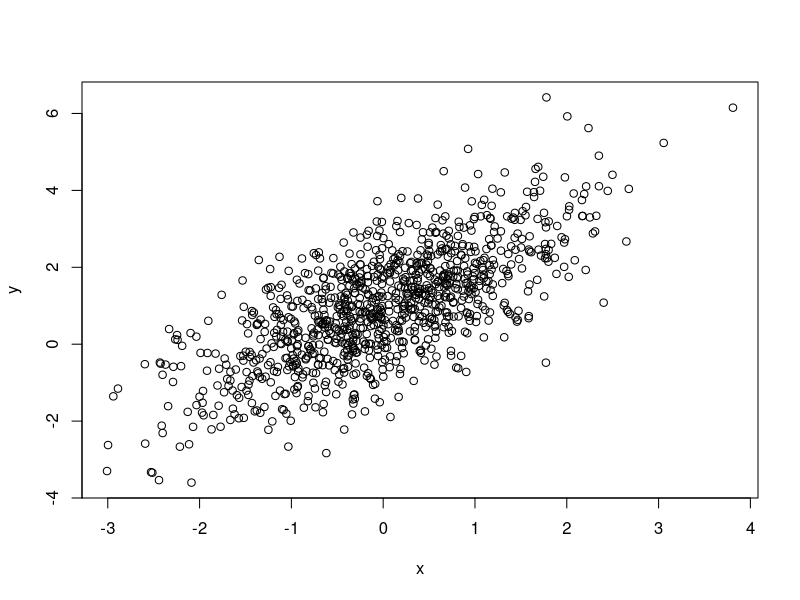
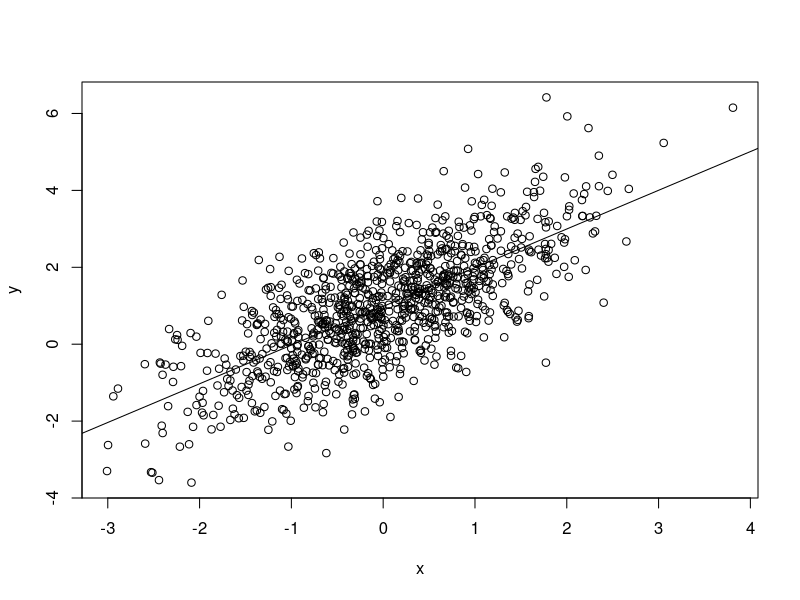
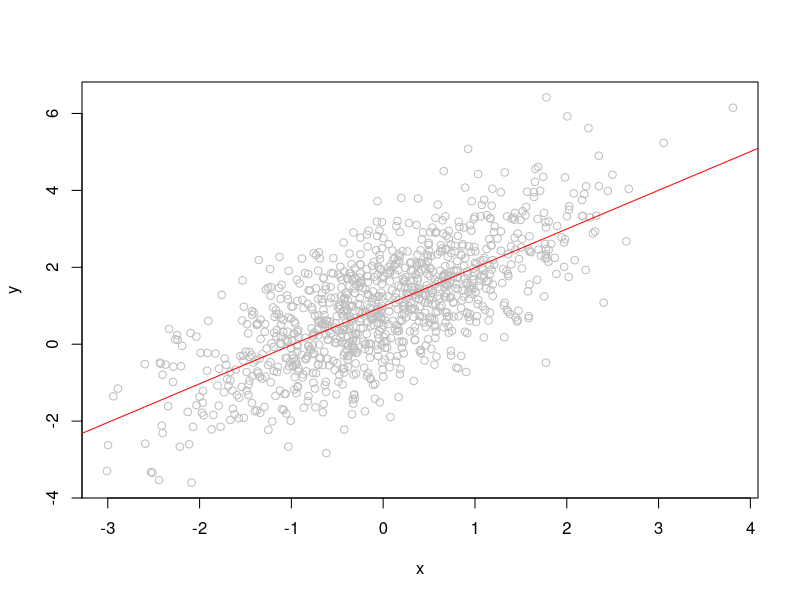
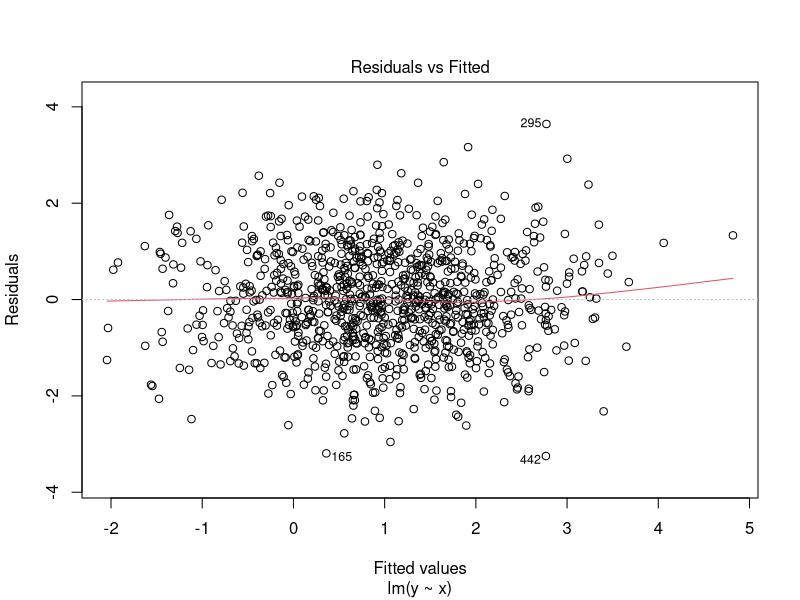
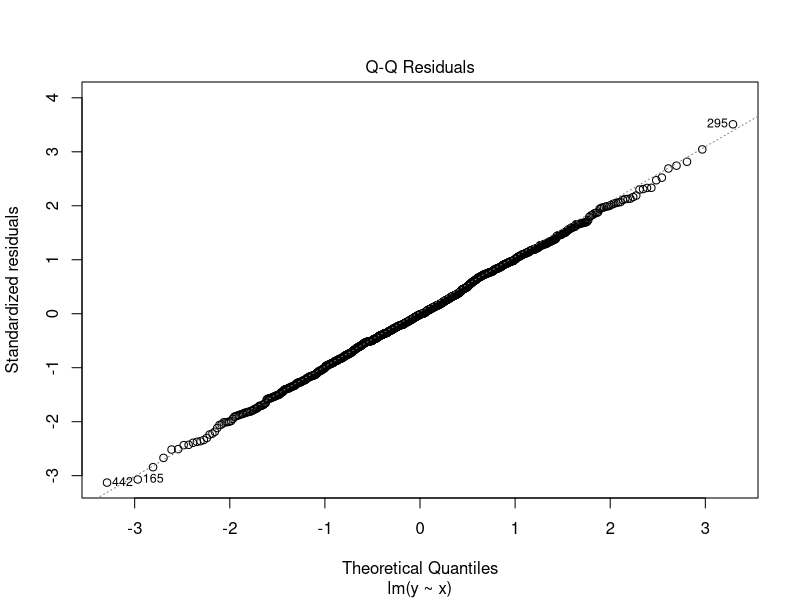
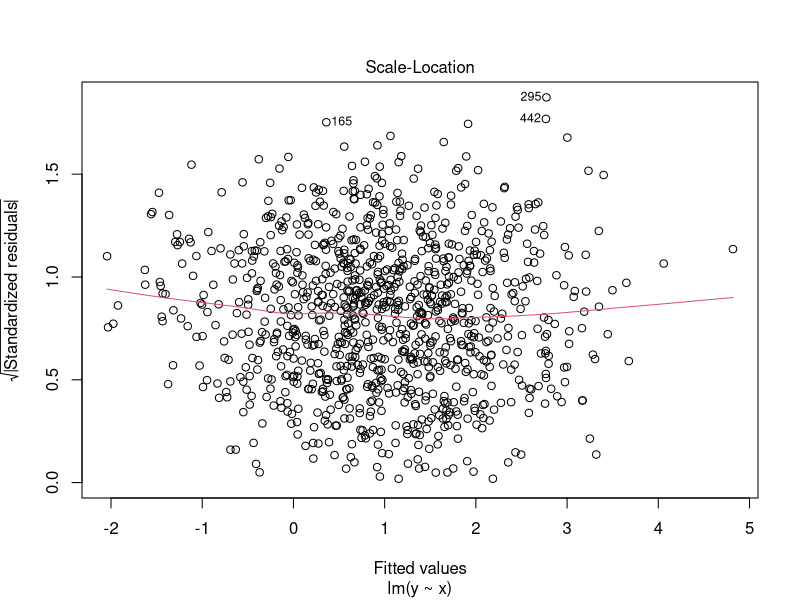
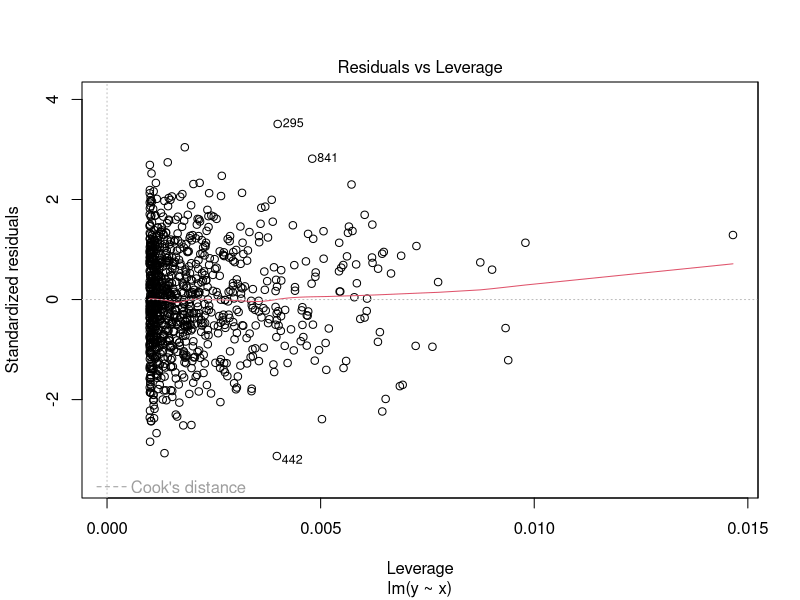
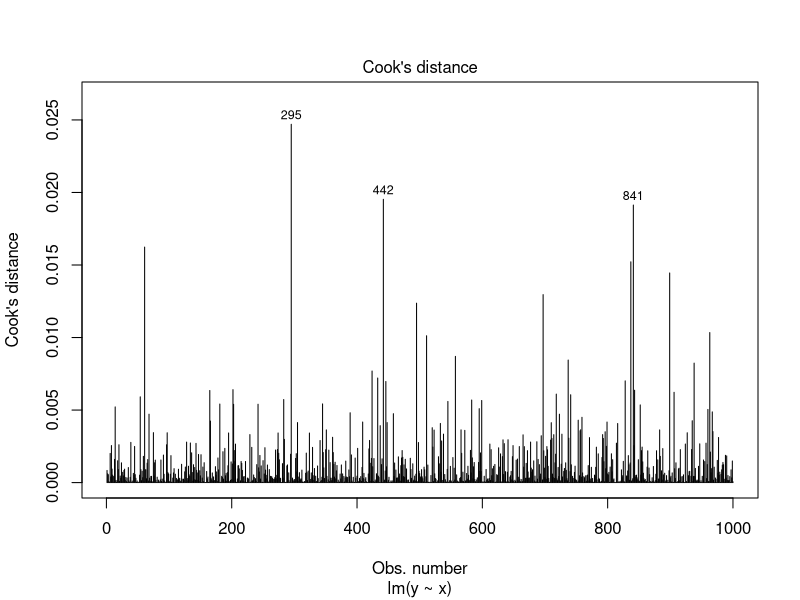

R code for these plots, in order:
#' # Regression-related plotting #
#'
#' R's graphical capabilities are very strong. This is particularly helpful when deal with regression.
#'
#' If we have a regression model, there are a number of ways we can plot the relationships between variables.
#' We can also use plots for checking model specification and assumptions.
#'
#' Let's start with a basic bivariate regression:
set.seed(1)
x <- rnorm(1000)
y <- 1 + x + rnorm(1000)
ols1 <- lm(y~x)
#'
#' The easiest plot we can draw is the relationship between y and x.
plot(y~x)
#' We can also add a line representing this relationship to the plot.
#' To get the coefficients from the model, we can use `coef`:
coef(ols1)
#' We can then use those coefficients in the line-plotting function `abline`:
plot(y~x)
abline(a=coef(ols1)[1], b=coef(ols1)[2])
#'
#' We can specify "graphical parameters" in both `plot` and `abline` to change the look.
#' For example, we could change the color:
plot(y~x, col='gray')
abline(a=coef(ols1)[1], b=coef(ols1)[2], col='red')
#'
#' We can also use `plot` to extract several diagnostics for our model.
#' Almost all of these help us to identify outliers or other irregularities.
#' If we type:
plot(ols1)
#' We are given a series of plots describing the model. We can also see two other plots that are not displayed by default.
#' To obtain a given plot, we use the `which` parameter inside `plot`:
plot(ols1, which=4)
#' (1) A residual plot
#' (2) A Quantile-Quantile plot to check the distribution of our residuals
#' (3) A scale-location plot
#' (4) Cook's distance, to identify potential outliers
#' (5) A residual versus leverage plot, to identify potential outliers
#' (6) Cook's distance versus leverage plot
#'
#' Besides the default `plot(ols1, which=1)` to get residuals, we can also plot residuals manually:
plot(ols1$residuals ~ x)
#' We might want to do this to check whether another variable should be in our model:
x2 <- rnorm(1000)
plot(ols1$residuals ~ x2)
#' Obviously, in this case `x2` doesn't belong in the model.
#' Let's see a case where the plot would help us:
y2 <- x + x2 + rnorm(1000)
ols2 <- lm(y2 ~ x)
plot(ols2$residuals ~ x2)
#' Clearly, `x2` is strongly related to our residuals, so it belongs in the model.
#'
#'
#' We can also use residuals plots to check for nonlinear relationships (i.e., functional form):
y3 <- x + (x^2) + rnorm(1000)
ols3 <- lm(y3 ~ x)
plot(ols3$residuals ~ x)
#' Even though `x` is in our model, it is not in the correct form.
#' Let's try fixing that and see what happens to our plot:
ols3b <- lm(y3 ~ x + I(x^2))
#' Note: We need to use the `I()` operator inside formulae in order to have R generate the `x^2` variable!
#' Note (continued): This saves us from having to defined a new variable: `xsq <- x^2` and then running the model.
plot(ols3b$residuals ~ x)
#' Clearly, the model now incorporates `x` in the correct functional form.
#'
#' Of course, if we had plotted our data originally:
plot(y3 ~ x)
#' We would have seen the non-linear relationship and could have skipped the incorrect model entirely.
#'
#'
#' Residual plots can also show heteroskedasticity
x3 <- runif(1000,1,10)
y4 <- (3*x3) + rnorm(1000,0,x3)
ols4 <- lm(y4 ~ x3)
plot(ols4$residuals ~ x3)
#' Here we see that `x3` is correctly specified in the model. There is no relationship between `x3` and `y4`.
#' But, the variance of the residuals is much higher at higher levels of `x3`.
#' We might need to rely on a different estimate of our regression SEs than the default provided by R.
#' And, again, this is a problem we could have identified by plotting our original data:
plot(y4 ~ x3)
#'
#'
#' ## Multivariate OLS plotting ##
#'
#' If our model has more than one independent variable, these plotting tools all still work.
set.seed(1)
x5 <- rnorm(1000)
z5 <- runif(1000,1,5)
y5 <- x5 + z5 + rnorm(1000)
ols5 <- lm(y5 ~ x5 + z5)
#' We can see all six of our diagnostic plots:
plot(ols5, 1:6)
#' We can plot our outcome against the input variables:
plot(y5 ~ x5)
plot(y5 ~ z5)
#' We can see residual plots:
plot(ols5$residuals ~ x5)
plot(ols5$residuals ~ z5)
#'
#' We might also want to check for colinearity between our input variables.
#' We could do this with `cor`:
cor(x5,z5)
#' Or we could see it visually with a scatterplot:
plot(x5,z5)
#' In either case, there's no relationship.
#'
#' We can also plot our effects from our model against our input data:
coef(ols5)
#' Lets plot the two input variables together using `layout`:
layout(matrix(1:2, ncol=2))
plot(y5 ~ x5, col='gray')
abline(a=coef(ols5)[1]+mean(z5), b=coef(ols5)['x5'], col='red')
plot(y5 ~ z5, col='gray')
abline(a=coef(ols5)[1]+mean(x5), b=coef(ols5)['z5'], col='red')
#' Note: We add the expected value of the other input variable so that lines are drawn correctly.
#' If we plot each bivariate relationship separately, we'll see how we get the lines of best fit:
ols5a <- lm(y5 ~ x5)
ols5b <- lm(y5 ~ z5)
layout(matrix(1:2, ncol=2))
plot(y5 ~ x5, col='gray')
abline(a=coef(ols5a)[1], b=coef(ols5a)['x5'], col='red')
plot(y5 ~ z5, col='gray')
abline(a=coef(ols5b)[1], b=coef(ols5b)['z5'], col='red')
#' If we regress the residuals from `ols5a` on `z5` we'll see some magic happen.
#' The estimated coefficient for `z5` is almost identical to that from our full `y5 ~ x5 + z5` model:
tmpz <- lm(ols5a$residuals ~ z5)
coef(tmpz)['z5']
coef(ols5)['z5']
#' The same pattern works if we repeat this process for our `x5` input variable:
tmpx <- lm(ols5b$residuals ~ x5)
coef(tmpx)['x5']
coef(ols5)['x5']
#' In other words, the coefficients from our full model `ols5` reflect the regression of each input variable...
#' on the residuals of `y` unexplained by the contribution of the other input variable(s).
#' Let's see this visually by drawing the bivariate regression lines in blue.
#' And then overlapping these with the full model estimates in red:
layout(matrix(1:2, ncol=2))
plot(y5 ~ x5, col='gray')
abline(a=coef(ols5a)[1], b=coef(ols5a)['x5'], col='blue')
abline(a=coef(ols5)[1]+mean(z5), b=coef(ols5)['x5'], col='red')
plot(y5 ~ z5, col='gray')
coef(lm(ols5a$residuals ~ z5))['z5']
abline(a=coef(ols5b)[1], b=coef(ols5b)['z5'], col='blue')
abline(a=coef(ols5)[1]+mean(x5), b=coef(ols5)['z5'], col='red')
#'
#' In that example, `x5` and `z5` were uncorrelated, so there was no bias from excluding one variable.
#' Let's look at a situation where we find omitted variable bias due to correlation between input variables.
set.seed(1)
x6 <- rnorm(1000)
z6 <- x6 + rnorm(1000,0,1.5)
y6 <- x6 + z6 + rnorm(1000)
#' We can see from a plot and correlation and that our two input variables are correlated:
cor(x6,z6)
plot(x6,z6)
#' Let's estimate some models:
ols6 <- lm(y6 ~ x6 + z6)
ols6a <- lm(y6 ~ x6)
ols6b <- lm(y6 ~ z6)
#' And then let's compare the bivariate estimates (blue) to the multivariate estimates (red):
layout(matrix(1:2, ncol=2))
plot(y6 ~ x6, col='gray')
abline(a=coef(ols6a)[1], b=coef(ols6a)['x6'], col='blue')
abline(a=coef(ols6)[1]+mean(z6), b=coef(ols6)['x6'], col='red')
plot(y6 ~ z6, col='gray')
coef(lm(ols6a$residuals ~ z6))['z6']
abline(a=coef(ols6b)[1], b=coef(ols6b)['z6'], col='blue')
abline(a=coef(ols6)[1]+mean(x6), b=coef(ols6)['z6'], col='red')
#' As we can see, the estimates from our bivariate models overestimate the impact of each input.
#' We could of course see this in the raw coefficients, as well:
coef(ols6); coef(ols6a); coef(ols6b)
#' These plots show, however, that omitted variable bias can be dangerous even when it seems our estimates are correct.
#' The blue lines seem to fit the data, but those simple plots (and regressions) fail to account for correlations between inputs.
#'
#' And the problem is that you can't predict omitted variable bias a priori.
#' Let's repeat that last analysis but simply change the data generating process slightly:
set.seed(1)
x6 <- rnorm(1000)
z6 <- x6 + rnorm(1000,0,1.5) 
y6 <- x6 - z6 + rnorm(1000) #' this is the only differences from the previous example
cor(x6,z6)
ols6 <- lm(y6 ~ x6 + z6)
ols6a <- lm(y6 ~ x6)
ols6b <- lm(y6 ~ z6)
layout(matrix(1:2, ncol=2))
plot(y6 ~ x6, col='gray')
abline(a=coef(ols6a)[1], b=coef(ols6a)['x6'], col='blue')
abline(a=coef(ols6)[1]+mean(z6), b=coef(ols6)['x6'], col='red')
plot(y6 ~ z6, col='gray')
coef(lm(ols6a$residuals ~ z6))['z6']
abline(a=coef(ols6b)[1], b=coef(ols6b)['z6'], col='blue')
abline(a=coef(ols6)[1]+mean(x6), b=coef(ols6)['z6'], col='red')
#' The blue lines seem to fit the data, but they're biased estimates.
#'
